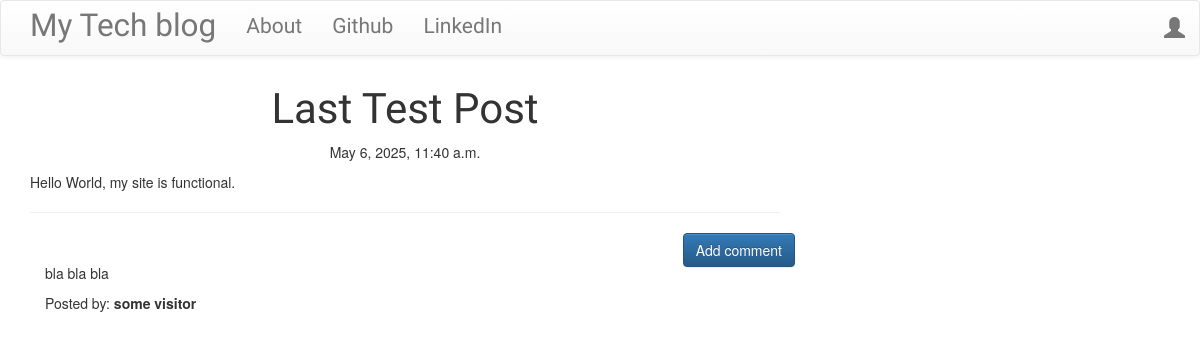
Page /post/6/ on the committed database.
### blog/models.py (models this page shows, shortened)
class Post(models.Model):
    author = models.ForeignKey('auth.User',on_delete=models.CASCADE)
    title = models.CharField(max_length=256)
    text = models.TextField()
    create_date = models.DateTimeField(default=timezone.now)
    published_date = models.DateTimeField(blank=True,null=True)

class Comment(models.Model):
    post = models.ForeignKey('blog.Post',related_name='comments',on_delete=models.CASCADE)
    author = models.CharField(max_length=128)
    text = models.TextField()
    create_date = models.DateTimeField(default=timezone.now)
    approved_comment = models.BooleanField(default=False)

### blog/views.py (the view)
# urls.py: path('post/<int:pk>/', views.PostDetailView.as_view(), name='post_detail'),
class PostDetailView(DetailView):
    model = Post

### blog/templates/blog/post_detail.html (shortened to what this page needs)
{% extends 'blog/base.html' %}
{% block content %}
        <h2 class='posttitle loader'>{{ post.title }}</h2>
        {% if post.published_date %}
            <div class="date postdate">
                {{ post.published_date }}
            </div>
        {% else %}
            <a class="btn btn-default" href="{% url 'post_publish' pk=post.pk %}">Publish</a>
        {% endif %}
      <p class='postcontent' >{{ post.text|safe|linebreaksbr }}</p>
  <hr>
  <a class="btn btn-primary btn-comment" href="{% url 'add_comment_to_post' pk=post.pk %}">Add comment</a>
  <div class="container">
  {% for comment in post.comments.all %}
  <br>
      {% if user.is_authenticated or comment.approved_comment %}
          <p>{{ comment.text|safe|linebreaks }}</p>
          <p>Posted by: <strong>{{ comment.author }}</strong></p>
      {% endif %}
  {% empty %}
      <p>No comments posted.</p>
  {% endfor %}
</div>
{% endblock %}

### blog/static/css/blog.css (style rules this page uses)
.postdate { text-align: center; }
.posttitle { font-family: 'Russo One', sans-serif; font-size: 3em; text-align: center; }
.postcontent { font-family: 'Montserrat'; font-size: 1.5em; }
.btn-comment { position: absolute; right: 0px; }
.loader { filter:hue-rotate(0deg); color: linear-gradient(45deg,#0f8,#08f); animation:hue 5000ms infinite linear; }

### rows in the picture
Post: title "Last Test Post", published_date "May 6, 2025, 11:40 a.m.", text "Hello World, my site is functional."
Comment: text "bla bla bla", author "some visitor"
